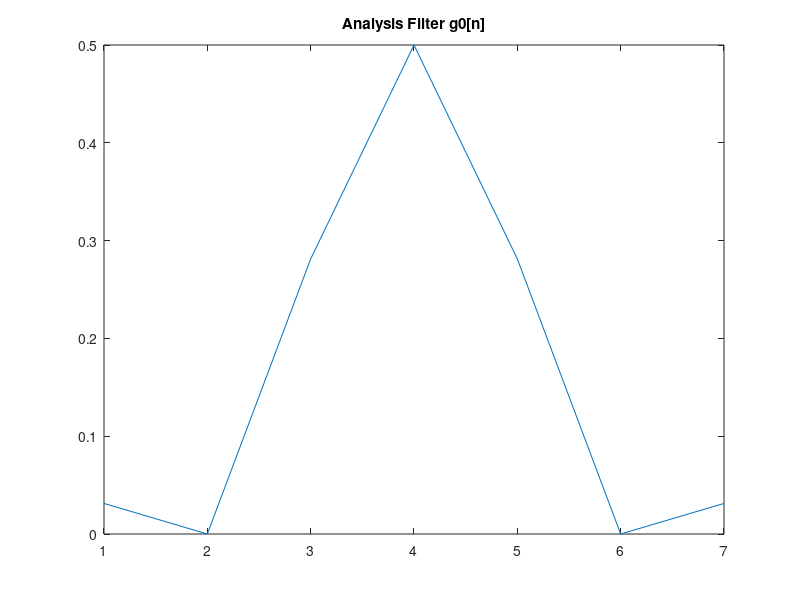
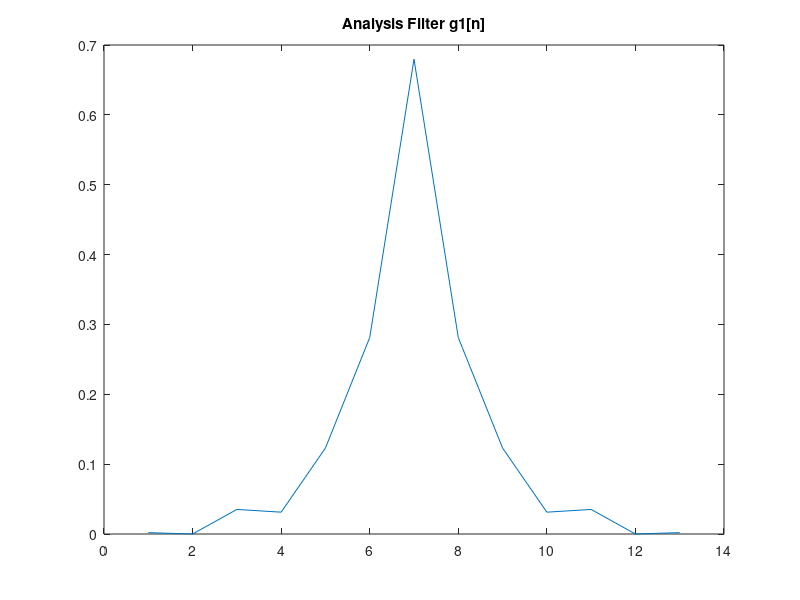
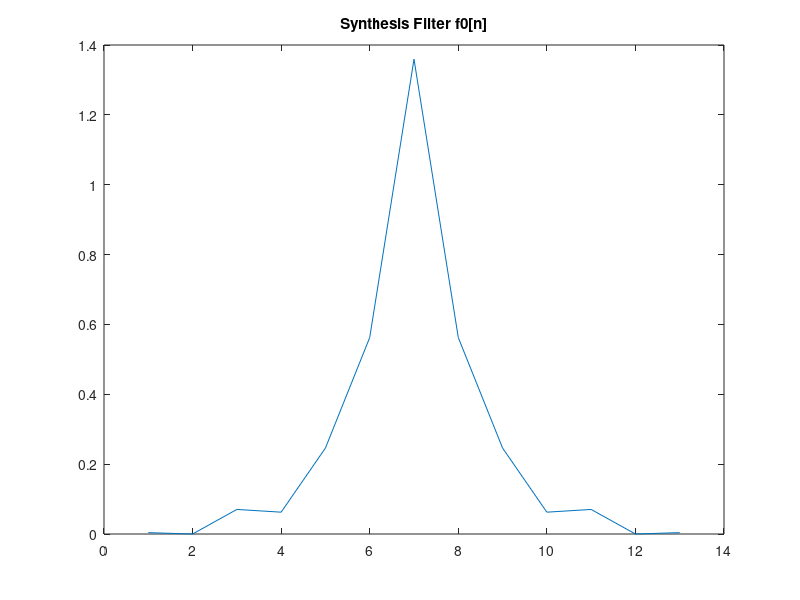
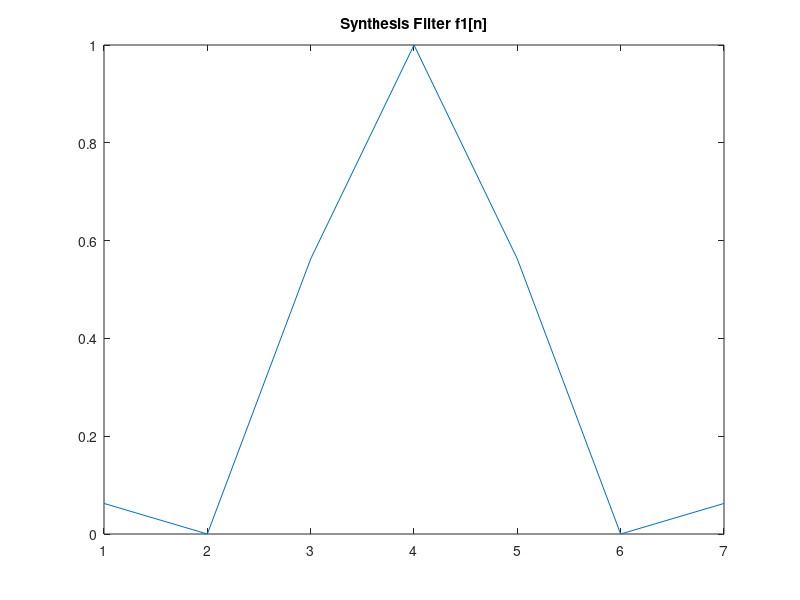

Write MATLAB code to recreate these figures, in order.
% PERFECT RECONSTRUCTION FILTER BANK
close all;
% INPUT SIGNAL
% xin = randn(1,N);% Gaussian noise
N = 10;
xin = [1 zeros(1,N-1)];
% ANALYSIS FILTERS g0 AND g1, SYNTHESIS FILTERS f0 AND f1
g0=[-1 0 9 16 9 0 -1]/32; % analysis LPF
g1 = [-1 0 18 16 -63 -144 348 -144 -63 16 18 0 -1]/512;% analysis HPF
f0=[-1 0 18 -16 -63 144 348 144 -63 -16 18 0 -1]/256;% synthesis LPF
f1=[1 0 -9 16 -9 0 1]/16;% synthesis HPF
%---------------------------------------------
% ANALYSIS FILTER OUTPUTS
u0=conv(xin,g0);
u1=conv(xin,g1);
% DOWNSAMPLING AND UPSAMPLING OF ANALYSIS FILTER OUTPUTS
t0 = downsample(u0,2);
t1 = downsample(u1,2);
v0=upsample(t0,2);
v1=upsample(t1,2);
% SYNTHESIS FILTER OUTPUTS
y0=conv(v0,f0);
y1=conv(v1,f1);
% FILTER BANK OUTPUT
y=(y0+y1);
% FILTER BANK OUTPUT SHIFTED TO ALIGN WITH INPUT
noffset=9;
% offset due to 3(6) samples in lowpass(highpass) anlayais filter
% plus 6(3) samples in lowpass(highpass) synthesis filter
xout=y(1+noffset:N+noffset);
% ERROR BETWEEN INPPUT AND OUTPUT OF FILTER BANK
error=xout-xin;
mse=sum(error.*error)

% plot(xin)
% title('Plot of Xin')
% figure;
% plot(y)
% title('Plot of Y')
% figure;

plot(abs(g0))
title('Analysis Filter g0[n]')
figure;
plot(abs(g1))
title('Analysis Filter g1[n]')
figure;
 
plot(abs(f0))
title('Synthesis Filter f0[n]')
figure;
plot(abs(f1))
title('Synthesis Filter f1[n]')
figure;

plot(abs(u0))
title('Analysis Filter u0[n] Output')
figure;
plot(abs(u1))
title('Analysis Filter u1[n] Output')
figure;

plot(abs(y0))
title('Synthesis Filter y0[n] Output')
figure;
plot(abs(y1))
title('Synthesis Filter y1[n] Output')
figure;